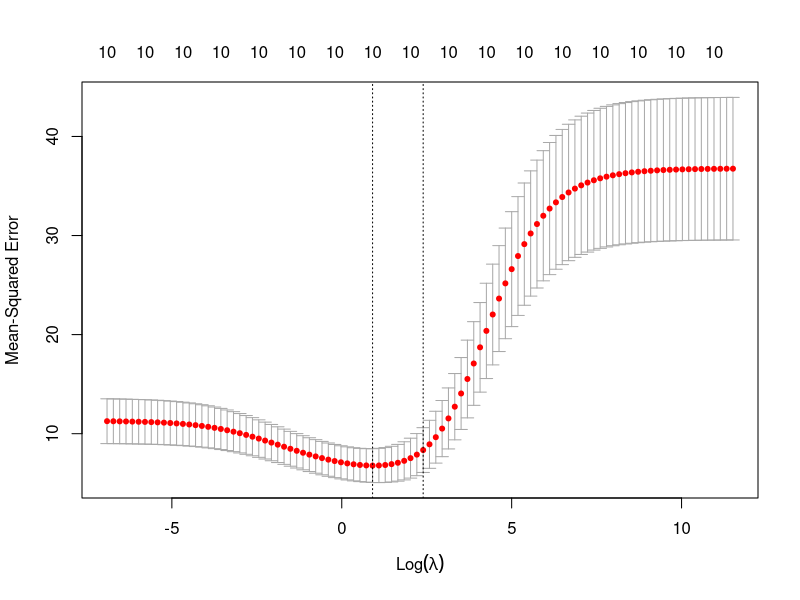

This chart was generated by the following R code:
## ---- chunk 1
knitr::opts_chunk$set(echo = TRUE)
## ---- chunk 2
# Cargando paquetes, lectura de datos y sembrando semilla aleatoria para reproducción
set.seed(69)    # sembrar semillas con número mágico para reproducción
library(glmnet)  # para regresión rígida
library(dplyr)   # para limpiar datos
library(psych)   # for function tr() to compute trace of a matrix

data("mtcars")
# Center y, X will be standardized in the modelling function
y <- mtcars %>% select(mpg) %>% scale(center = TRUE, scale = FALSE) %>% as.matrix()
X <- mtcars %>% select(-mpg) %>% as.matrix()
## ---- chunk 3
# Ejecutar validación cruzada 10-fold para seleccionar lambda
lambdas_to_try <- 10 ^ seq(-3, 5, length.out = 100)
# alpha = 0 implementar regresión rígida
ridge_cv <- cv.glmnet(X, y, alpha = 0, lambda = lambdas_to_try,
                      standardize = TRUE, nfolds = 10)
# Graficar resultados de 
plot(ridge_cv)
